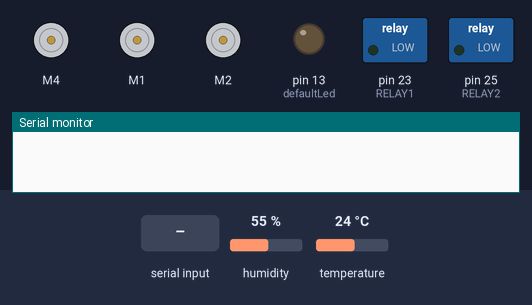
Bench run of a sketch on a simulated Arduino Mega 2560, built with avr-gcc and run on an emulated ATmega2560. Parts: 3 × DC motor (green arrow = forward, orange = backward, longer = faster), switched loads named in the sketch (green lamp = pin HIGH), output pins drawn as LEDs (lit = HIGH), the last lines printed to the serial monitor. Dashed ring = blinking. Inputs (shaded band) come from the test bench; at power-on: humidity 55 %, temperature 24 °C. Pins used as bus, display or sensor lines are not drawn.

Above: at 0.1 s.
At 2.2 s:
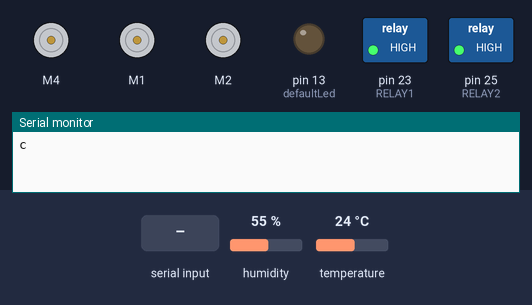
2.3 s: "0" received over Serial
At 4.9 s:
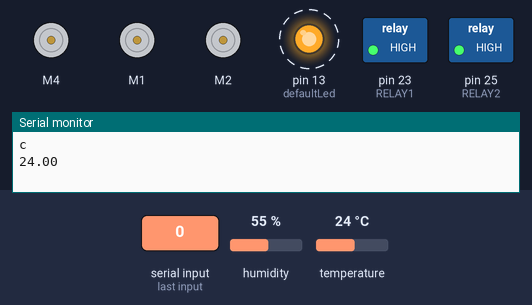
Timing chart, 0 to 9.5 s (numbered marks = the images above; inputs shaded):
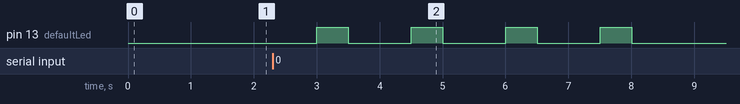

The sketch:

Arduino_v0151.ino
```cpp
// ABP v0.151 arduino control program
// @date 12/01/16
// @author niko9797
// Lee DHT22 PIN D53
// Lee YL-69/YL-38 PIN A9 & D49
// Lee LDR PIN A8
// While is taking lectures, onboard led turns on
// Connects to pc while usb serial

// DHT Temperature & Humidity Sensor
// Written by Tony DiCola for Adafruit Industries
// Released under an MIT license.

// Depends on the following Arduino libraries:
// - Adafruit Unified Sensor Library: https://github.com/adafruit/Adafruit_Sensor
// - DHT Sensor Library: https://github.com/adafruit/DHT-sensor-library

#include <Adafruit_Sensor.h>
#include <DHT.h>
#include <DHT_U.h>
#include <AFMotor.h>


#define DHTPIN            53         // Pin which is connected to the DHT sensor.

// Uncomment the type of sensor in use:
//#define DHTTYPE           DHT11     // DHT 11
#define DHTTYPE           DHT22     // DHT 22 (AM2302)
//#define DHTTYPE           DHT21     // DHT 21 (AM2301)

// See guide for details on sensor wiring and usage:
//   https://learn.adafruit.com/dht/overview

DHT_Unified dht(DHTPIN, DHTTYPE);
uint32_t delayMS;


// YL-39 + YL-69 humidity sensor
byte humidity_sensor_pin = A9;
byte humidity_sensor_vcc = 49;

//LDR
int LDR_Pin = A8; //analog pin 0

//Motor shield mtoor assignment
AF_DCMotor topfan1(1, MOTOR12_64KHZ);  //Define topfan 64KHZ actualiz.
AF_DCMotor topfan2(2, MOTOR12_64KHZ);  //Define topfan 64KHZ actualiz.
AF_DCMotor ledfan(4, MOTOR34_1KHZ);  //Define topfan 64KHZ actualiz.

//Relays pin definition

#define RELAY1 23
#define RELAY2 25

//Onboard LED
int defaultLed = 13;


void setup() {

  // Setup Serial
  Serial.begin(9600);
  dht.begin();
  // Print temperature sensor details.
  sensor_t sensor;
  dht.temperature().getSensor(&sensor);
  //Serial.println("------------------------------------");
  //Serial.println("-ABP first test program, 12/01/2017-");
  //Serial.println("          -Made by niko9797-        ");
  //Serial.println("------------------------------------");
  //Serial.println("Temperature");
  //Serial.print  ("Sensor:       "); Serial.println(sensor.name);
  //Serial.print  ("Driver Ver:   "); Serial.println(sensor.version);
  //Serial.print  ("Unique ID:    "); Serial.println(sensor.sensor_id);
  //Serial.print  ("Max Value:    "); Serial.print(sensor.max_value); Serial.println(" *C");
  //Serial.print  ("Min Value:    "); Serial.print(sensor.min_value); Serial.println(" *C");
  //Serial.print  ("Resolution:   "); Serial.print(sensor.resolution); Serial.println(" *C");
  //Serial.println("------------------------------------");

  // Print humidity sensor details.
  dht.humidity().getSensor(&sensor);
  //Serial.println("------------------------------------");
  //Serial.println("Humidity");
  //Serial.print  ("Sensor:       "); Serial.println(sensor.name);
  //Serial.print  ("Driver Ver:   "); Serial.println(sensor.version);
  //Serial.print  ("Unique ID:    "); Serial.println(sensor.sensor_id);
  //Serial.print  ("Max Value:    "); Serial.print(sensor.max_value); Serial.println("%");
  //Serial.print  ("Min Value:    "); Serial.print(sensor.min_value); Serial.println("%");
  //Serial.print  ("Resolution:   "); Serial.print(sensor.resolution); Serial.println("%");
  //Serial.println("------------------------------------");
  // Set delay between sensor readings based on sensor details.
  delayMS = sensor.min_delay / 1000;
  delay(1000);

  //set fan speed
  ledfan.setSpeed(200);
  topfan1.setSpeed(255);
  topfan2.setSpeed(255);

  // Init the onboard LED
  pinMode(defaultLed, OUTPUT);

  // Init the humidity sensor board
  pinMode(humidity_sensor_vcc, OUTPUT);
  digitalWrite(humidity_sensor_vcc, LOW);

  //Handshake
  Serial.println("c");

  //Init relay pins
  pinMode(RELAY1, OUTPUT);
  pinMode(RELAY2, OUTPUT);
  digitalWrite(RELAY1,HIGH);
  digitalWrite(RELAY2,HIGH);

}


void loop() {
	//while (Serial.available()) {
		int c = Serial.read();

		switch (c)
		{
  			case 48:
				readall();
				break;
			case 49:
				light1ON();
                                break;

			case 50:
				light2ON();
                                break;

			case 51:
				light1OFF;
				break;
			case 52:
				light2OFF();
				break;
                        case 53:
                                fan1ON();
   				break;
                        case 54:
                                fan2ON();
				break;
                        case 55:
                                fan1OFF();
				break;
                        case 56:
                                fan2OFF();
				break;
                        case 57:
                                ledfanON();
				break;
                        case 58:
                                ledfanOFF();
				break;
                }
                delay(1000);
	//}

}

void light1ON() {
   digitalWrite(RELAY1,LOW);
   Serial.println("-Lights1 turned ON");

}

void light2ON() {
   digitalWrite(RELAY2,LOW);
   Serial.println("-Lights2 turned ON");

}

void light1OFF() {
   digitalWrite(RELAY1,LOW);
   Serial.println("-Lights1 turned OFF");
}


void light2OFF() {
   digitalWrite(RELAY2,LOW);
   Serial.println("-Lights2 turned OFF");
}


void fan1ON() {
        topfan1.setSpeed(255);
	topfan1.run(FORWARD);
        Serial.println("-Fan 1 turned on");
}

void fan2ON() {
        topfan2.setSpeed(255);
	topfan2.run(FORWARD);
        Serial.println("-Fan 2 turned on");
}

void fan1OFF() {
	topfan1.run(RELEASE);
        Serial.println("-Fan 1 turned off");
}

void fan2OFF() {
	topfan2.run(RELEASE);
        Serial.println("-Fan 2 turned off");
}

void ledfanON() {
        ledfan.setSpeed(200);
	ledfan.run(FORWARD);
        Serial.println("-Led fan turned on");
}

void ledfanOFF() {
	ledfan.run(RELEASE);
        Serial.println("-Led fan turned off");
}


void readall() {

  Serial.println(read_temp());
  delay(1000);

  Serial.println(read_humidity_DHT());
  delay(1000);

  Serial.println(read_humidity_soil());
  delay(1000);

  Serial.println(read_light());
  delay(2000);
}

int read_humidity_soil() {
  // Gets Soil humidity (0-1024) first turns on sensor
  ledOn();
  digitalWrite(humidity_sensor_vcc, HIGH);
  delay(500);
  int value = analogRead(humidity_sensor_pin);
  digitalWrite(humidity_sensor_vcc, LOW);
  ledOff();
  return 1023 - value;
}

double read_humidity_DHT() {
  // Get humidity event and print its value.
  ledOn();
  delay(500);
  sensors_event_t event;
  dht.humidity().getEvent(&event);
  if (isnan(event.relative_humidity)) {
	//Serial.println("Error reading humidity!");
	ledOff();
	return 0;
  }
  else {
	ledOff();
	return event.relative_humidity;
  }

}

double read_temp() {
 sensors_event_t event;
  // Get temperature event and print its value.
  ledOn();
  delay(500);
  dht.temperature().getEvent(&event);
  if (isnan(event.temperature)) {
	//Serial.println("Error reading temperature!");
	ledOff();
	return 0;
  }
  else {
	ledOff();
	return event.temperature;
  }
}

int read_light() {
  // Reads a LDR connected to analog port with 10K resistor
  ledOn();
  delay(500);
  ledOff();
  delay(500);
  return analogRead(LDR_Pin);
}

void ledOn() {
  digitalWrite(defaultLed, HIGH);
}

void ledOff() {
  digitalWrite(defaultLed, LOW);
}
```

Measured:
- after the input at 2.3 s, pin 13 (defaultLed): alternates HIGH for 0.50 s and LOW for 1.0 s, 8 changes in all, then stays LOW, starting after 0.70 s
